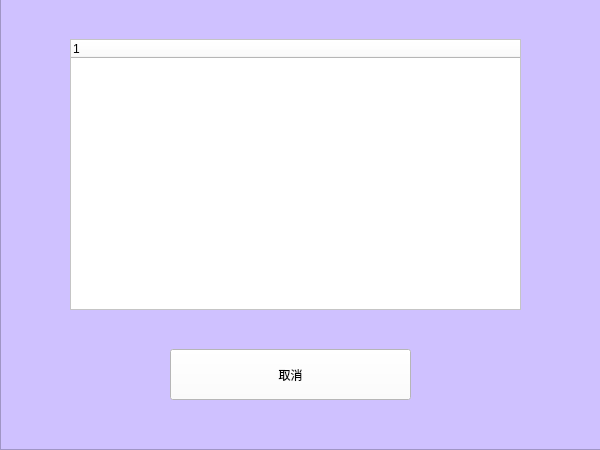
<?xml version="1.0" encoding="UTF-8"?>
<ui version="4.0">
 <class>Delete</class>
 <widget class="QWidget" name="Delete">
  <property name="geometry">
   <rect>
    <x>0</x>
    <y>0</y>
    <width>600</width>
    <height>450</height>
   </rect>
  </property>
  <property name="minimumSize">
   <size>
    <width>600</width>
    <height>450</height>
   </size>
  </property>
  <property name="maximumSize">
   <size>
    <width>600</width>
    <height>450</height>
   </size>
  </property>
  <property name="windowTitle">
   <string>你好，管理员</string>
  </property>
  <property name="styleSheet">
   <string notr="true"/>
  </property>
  <widget class="QFrame" name="frame">
   <property name="geometry">
    <rect>
     <x>0</x>
     <y>-1</y>
     <width>601</width>
     <height>451</height>
    </rect>
   </property>
   <property name="styleSheet">
    <string notr="true">background-color: rgb(207, 193, 255);</string>
   </property>
   <property name="frameShape">
    <enum>QFrame::StyledPanel</enum>
   </property>
   <property name="frameShadow">
    <enum>QFrame::Raised</enum>
   </property>
   <widget class="QTreeWidget" name="treeWidget">
    <property name="geometry">
     <rect>
      <x>70</x>
      <y>40</y>
      <width>451</width>
      <height>271</height>
     </rect>
    </property>
    <property name="styleSheet">
     <string notr="true">
background-color: rgb(255, 255, 255);</string>
    </property>
    <column>
     <property name="text">
      <string notr="true">1</string>
     </property>
    </column>
   </widget>
   <widget class="QPushButton" name="pushButton_2">
    <property name="geometry">
     <rect>
      <x>170</x>
      <y>350</y>
      <width>241</width>
      <height>51</height>
     </rect>
    </property>
    <property name="styleSheet">
     <string notr="true">background-color: rgb(255, 255, 255);</string>
    </property>
    <property name="text">
     <string>取消</string>
    </property>
   </widget>
  </widget>
 </widget>
 <resources/>
 <connections/>
</ui>
